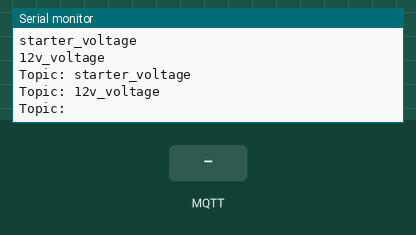
Bench run of a sketch on a simulated ESP32. On the bench: the last lines printed to the serial monitor. The inputs (shaded band) are chosen by the test bench. WiFi joins after 1.5 s; servers stay silent unless stated; no MQTT or app messages arrive unless stated; not simulated (calls return 0 or success): arduino_secrets.h.

Above: at 6.4 s.
6.5 s: MQTT message "1" arrives on the first subscribed topic
At 7.7 s:
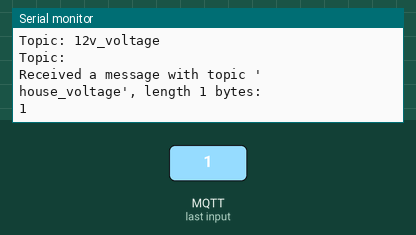
8.0 s: MQTT message "on" arrives on the first subscribed topic
At 9.1 s:
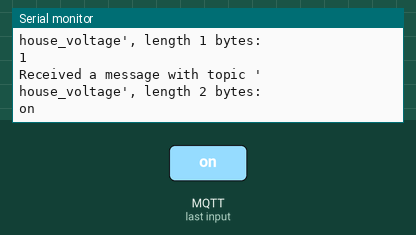
9.5 s: MQTT message "off" arrives on the first subscribed topic
At 10.2 s:
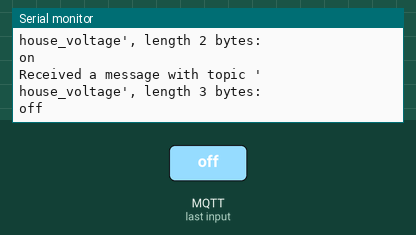
11.0 s: MQTT message "1" arrives on the second subscribed topic
At 11.4 s:
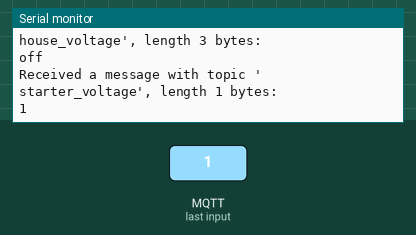
12.5 s: MQTT message "1" arrives on the third subscribed topic
At 13.6 s:
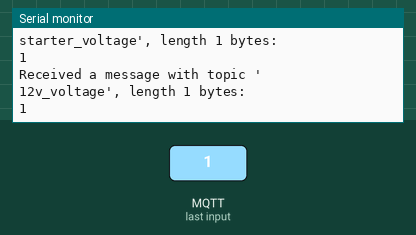

The sketch:

subscriber.ino
```cpp
#include <ArduinoMqttClient.h>
#include <WiFi.h>
#include "arduino_secrets.h"

///////please enter your sensitive data in the Secret tab/arduino_secrets.h
char ssid[] = SECRET_SSID;        // your network SSID
char pass[] = SECRET_PASS;    // your network password

WiFiClient wifiClient;
MqttClient mqttClient(wifiClient);

const char broker[] = "test.mosquitto.org";
int        port     = 1883;
const char topic0[]  = "house_voltage";
const char topic1[]  = "starter_voltage";
const char topic2[]  = "12v_voltage";


void setup() {
  //Initialize serial and wait for port to open:
  Serial.begin(9600);
  while (!Serial) {
    ; // wait for serial port to connect. Needed for native USB port only
  }
  // ATTEMPT TO CONNECT TO THE WIFI
  Serial.print("Attempting to connect to SSID: ");
  Serial.println(ssid);
  while (WiFi.begin(ssid, pass) != WL_CONNECTED) {
    // FAILED TO CONNECT TO THE WIFI, KEEP RETRYING
    Serial.print(".");
    delay(5000);
  }

  Serial.println("You're connected to the network");
  Serial.println();

  Serial.print("Attempting to connect to the MQTT broker: ");
  Serial.println(broker);

  if (!mqttClient.connect(broker, port)) {
    Serial.print("MQTT connection failed! Error code = ");
    Serial.println(mqttClient.connectError());

    while (1);
  }

  Serial.println("You're connected to the MQTT broker!");
  Serial.println();

  // set the message receive callback
  mqttClient.onMessage(onMqttMessage);

  Serial.print("Subscribing to topics: ");
  Serial.println(topic0);
  Serial.println(topic1);
  Serial.println(topic2);
  Serial.println();

  // SUBSCRIBE TO THE VOLTAGE TOPICS
  mqttClient.subscribe(topic0);
  mqttClient.subscribe(topic1);
  mqttClient.subscribe(topic2);

  // topics can be unsubscribed using:
  // mqttClient.unsubscribe(topic);

  Serial.print("Topic: ");
  Serial.println(topic1);
  Serial.print("Topic: ");
  Serial.println(topic2);
  Serial.print("Topic: ");
  Serial.println(topic3);

  Serial.println();
}

void loop() {
  // call poll() regularly to allow the library to receive MQTT messages and
  // send MQTT keep alive which avoids being disconnected by the broker
  mqttClient.poll();
}

void onMqttMessage(int messageSize) {
  // A MESSAGE AS BEEN RECEIVED, DISPLAY IT
  Serial.println("Received a message with topic '");
  Serial.print(mqttClient.messageTopic());
  Serial.print("', length ");
  Serial.print(messageSize);
  Serial.println(" bytes:");

  // use the Stream interface to print the contents
  while (mqttClient.available()) {
    Serial.print((char)mqttClient.read());
  }

  Serial.println();
  Serial.println();
}
```

Measured:
- after the input at 6.5 s, the serial monitor: prints a new line at once (image 1)
- after the input at 8.0 s, the serial monitor: prints a new line at once (image 2)
- after the input at 9.5 s, the serial monitor: prints a new line at once (image 3)
- after the input at 11.0 s, the serial monitor: prints a new line at once (image 4)
- after the input at 12.5 s, the serial monitor: prints a new line at once (image 5)
